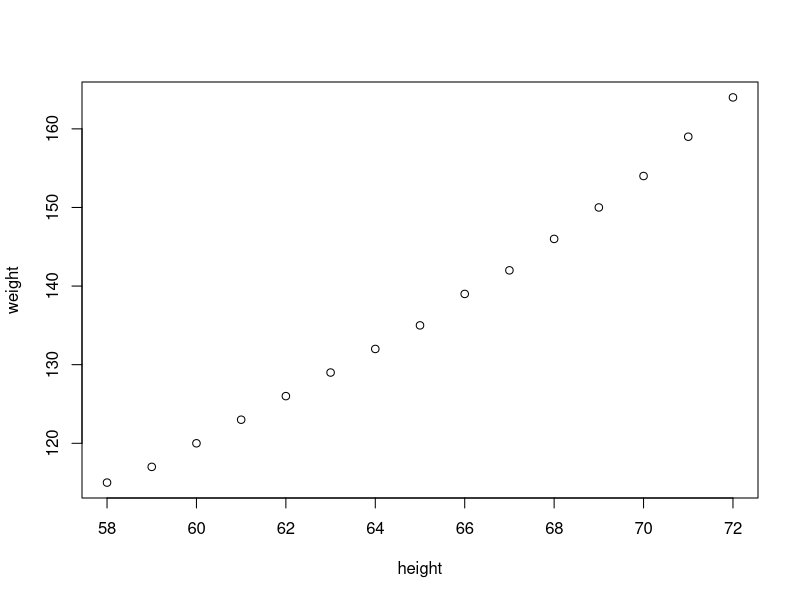
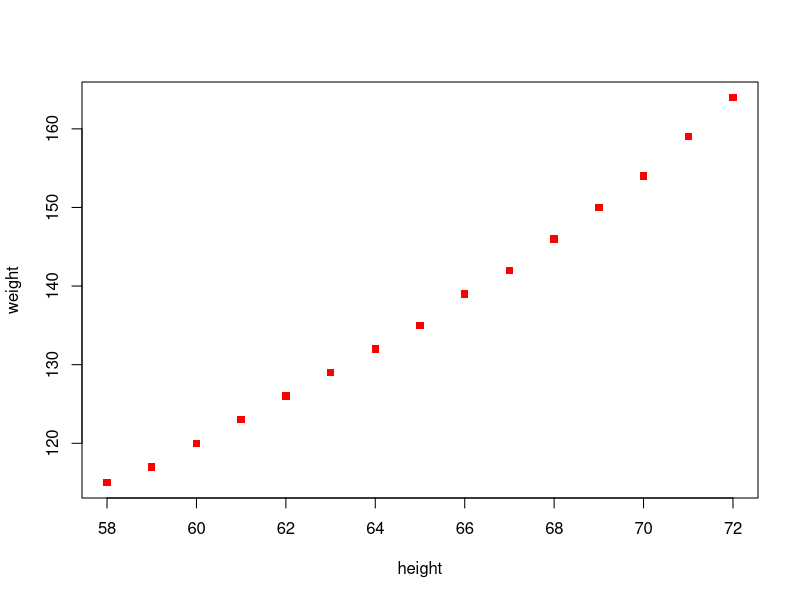
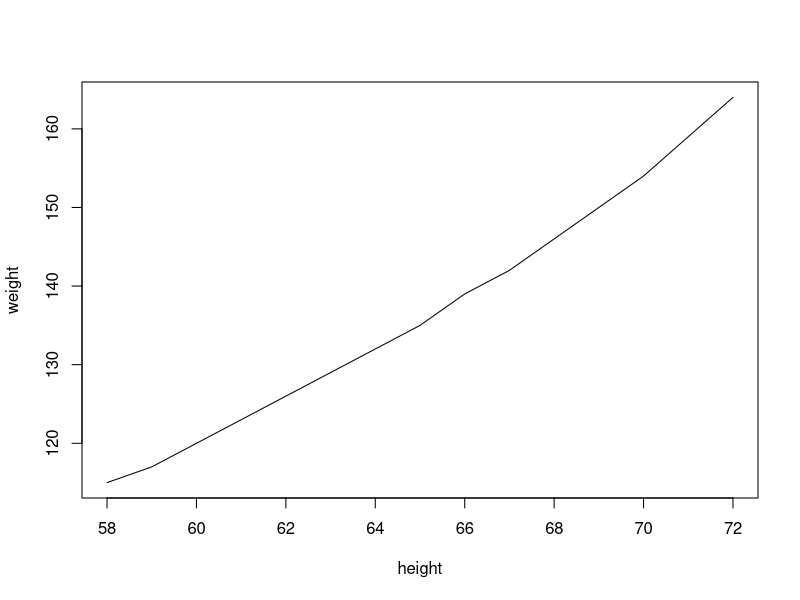
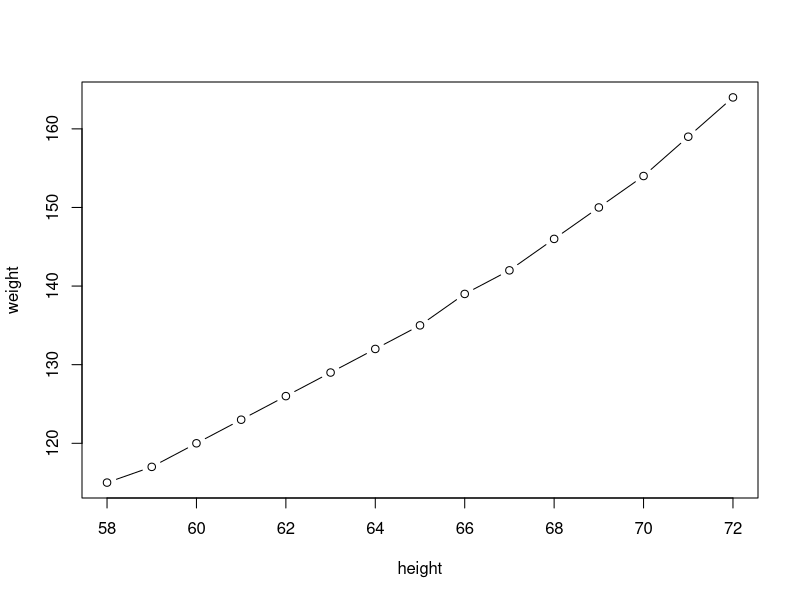
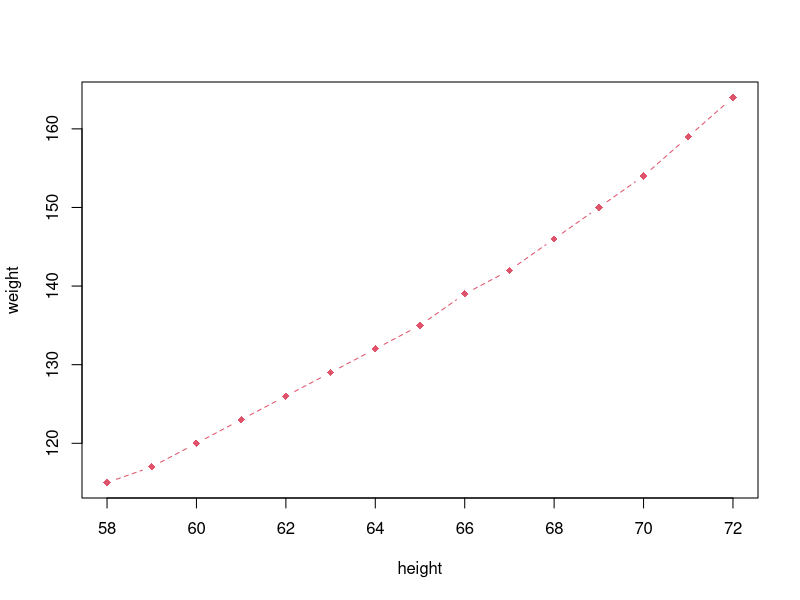
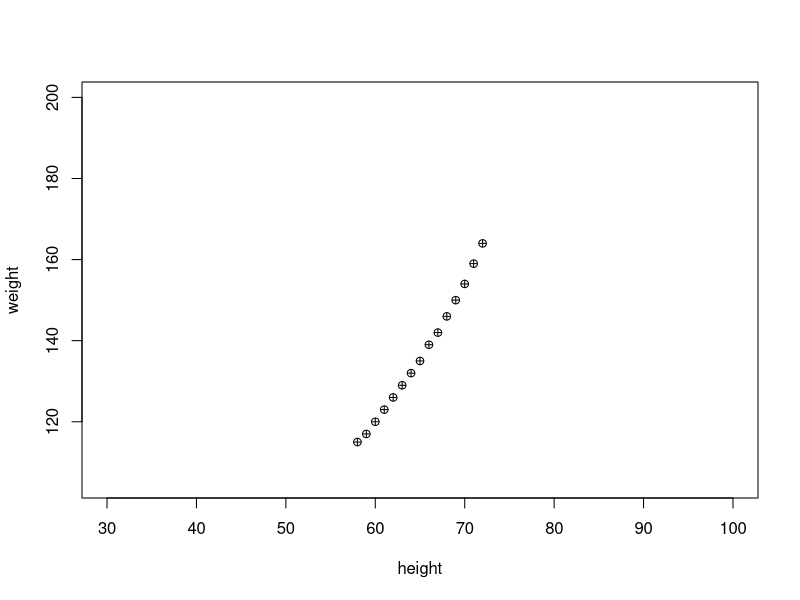
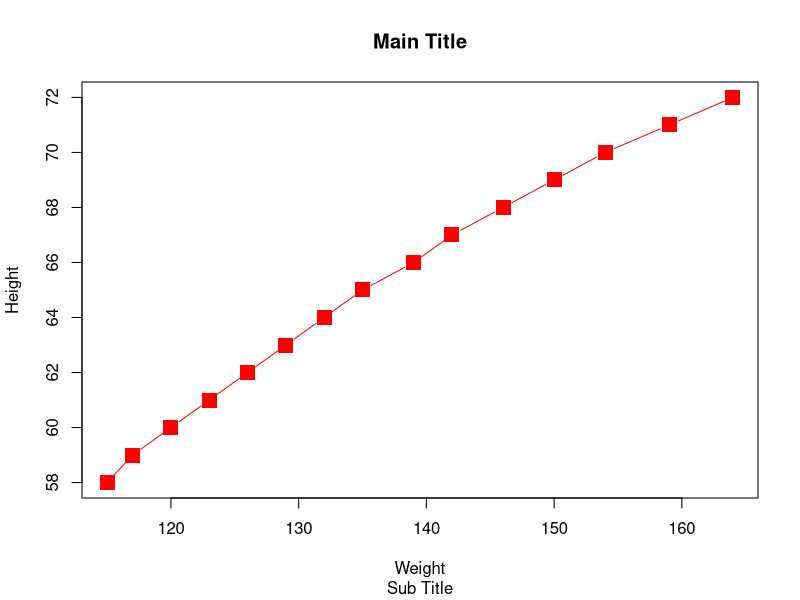
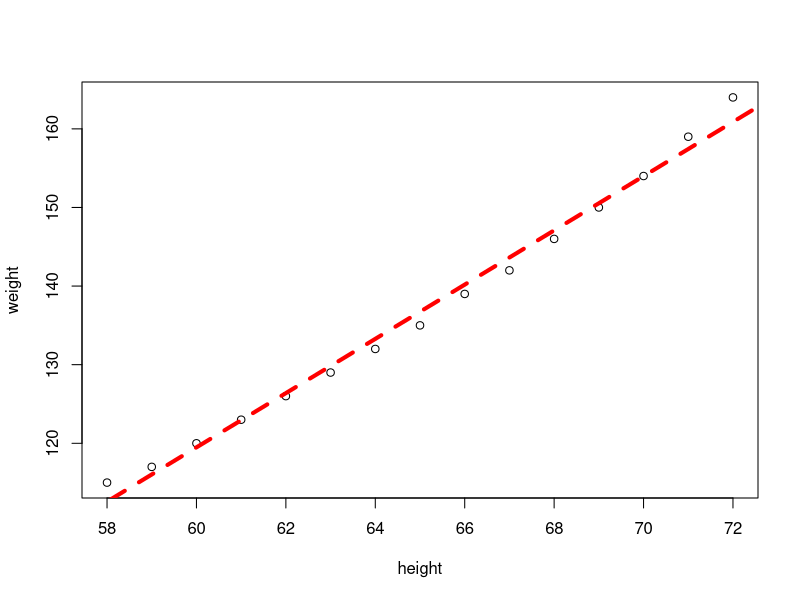

Reproduce these figures in R, in order. (Note: this script raises an error after producing the figures.)
# Combined Plots
#plot, histogram, pie, boxplot, linechart, correlation plot

#plot
women
plot(women)
plot(women, type='p', pch=15, col='red')
plot(women, type='l')
plot(women, type='b')
plot(women, type='b', pch=18, lty=2, col=2)
plot(women, xlim=c(30,100), ylim=c(min(women$weight)-10, 200), pch=10)

#more features with plot
plot(x=women$weight, y=women$height, pch=15, xlab='Weight', ylab='Height', col='red', cex=2, type='b')
title(main='Main Title', sub='Sub Title')
#see cheat sheet on base graphs

plot(women)
abline(lm(women$weight ~ women$height), col='red', lty=2, lwd=4)


#boxplot
boxplot(women$height)
abline(h=c(58, 62,65,68,72))

#draw lines on plot for number summary
summary(women)
quantile(women$height)
quantile(women$height, seq(0,1,.1))
quantile(women$height, seq(0,1,.01))
stem(women$height)
boxplot(women$height, col='blue')
abline(h=quantile(women$height))
text(1+.2, quantile(women$height), labels=c('min','1Q','median','3Q','max'))

#histogram
hist(women$height)
hist(women$height, breaks=10)
hist(women$height, breaks=5, col=1:5)

#histogram2
(x = rnorm(100,50,10))
hist(x)

hist(x, freq=F, col=1:7)
lines(density(x))

#density plot : shape of data
plot(density(x), col='red')

#pie
gender
table(gender)
pie(table(gender))
x = c(10,20,40,50)
pie(x)
xlabels = c('A','B','C','D')
x/sum(x)
(labels2 = paste(xlabels, round(x/sum(x),2) * 100 , sep='-'))
pie(x, labels=labels2)
x
#barplot
barplot(x,col=1:4)
barplot(x,col=1:4, horiz = T)

#correlation plot
pairs(women)
cor(women$height,women$weight)
cov(women$height, women$weight)
head(mtcars)

cor(mtcars)
names(mtcars)
pairs(mtcars)
pairs(mtcars[1:4])
options(digits=4)
pairs(mtcars[c('mpg', 'wt','hp')])
